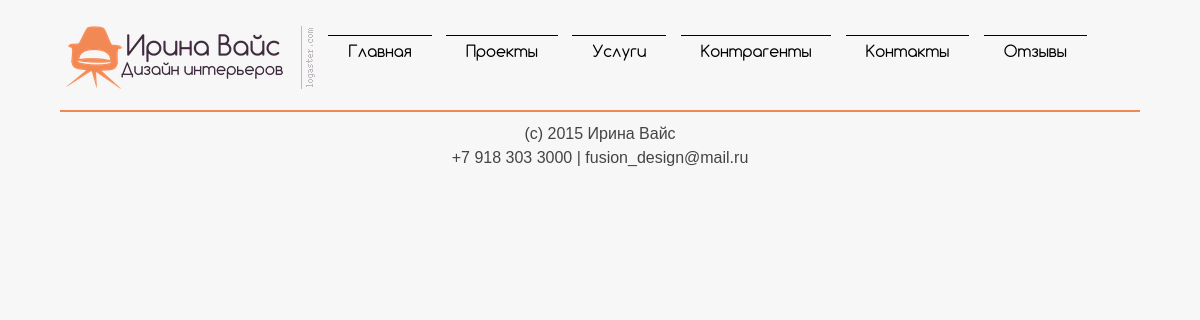
Page /portfolio/ on the earlier database version.
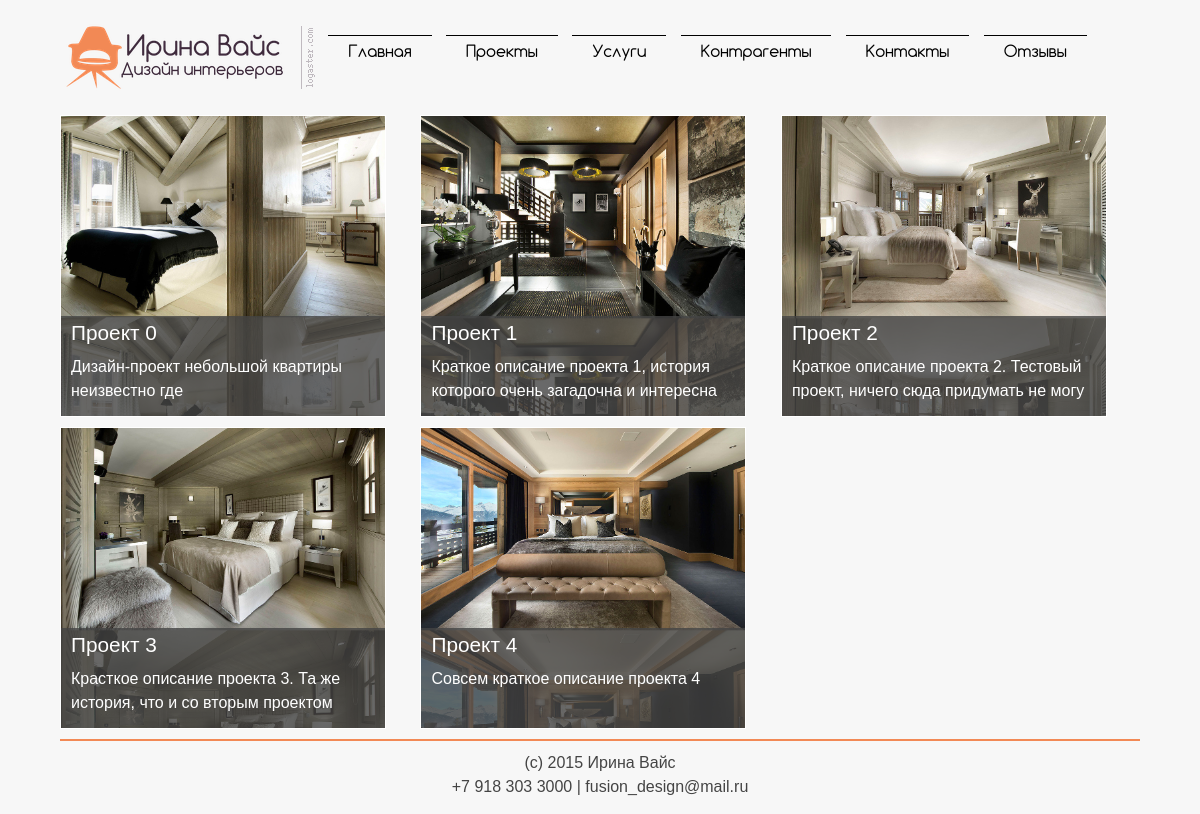
Same page on the later database version.
### info/models.py (models this page shows, shortened)
class Project(models.Model):
    title = models.CharField(max_length=255)
    short_description = models.CharField(max_length=255)
    description = models.TextField(default='')
    gallery = models.ForeignKey(Gallery, null=True)
    cover_image = models.ForeignKey(Image, null=True, blank=True)
    date_created = models.DateTimeField('date published')

### info/views.py (the view)
# urls.py: url(r'^portfolio/$', views.PortfolioView.as_view(), name='portfolio'),
class PortfolioView(generic.ListView):
    model = Project
    template_name = 'info/portfolio.html'
    context_object_name = 'projects_list'
    def get_queryset(self):
        return Project.objects.all()

### info/templates/info/portfolio.html (shortened to what this page needs)
{% load staticfiles %}
{% load thumbnail %}
<!DOCTYPE html>
<html lang="en">
<head>
    <link rel="stylesheet" type="text/css" href="{% static 'info/style.css' %}"/>
</head>
<body>
{% include 'info/menu.html' %}
<div class="content-wrap">
    <div class="content">
        {% for project in projects_list %}
            {% thumbnail project.cover_image.path "300x300" crop="center" as im %}
                <a href="{% url 'info:project' project.id %}">
                    <div class="portfolio-block" style="background-image: url({{ im.url }})">
                        <div class="portfolio-inner">
                            <h2>{{ project.title }}</h2>
                            <p>{{ project.short_description }}</p>
                        </div>
                    </div>
                </a>
            {% endthumbnail %}
        {% endfor %}
    </div>
</div>
{% include 'info/footer.html' %}
</body>
</html>

### info/templates/info/menu.html
{% load staticfiles %}
<div class="menu-wrap">
    <div class="menu">
        <div class="menu-item-wrap">
            <a href="#"><img src="{% static 'info/images/logo.png' %}"></a>
        </div>
        <div class="menu-item-wrap">
            <a href="{% url 'info:index' %}">
                <div class="menu-item">Главная</div>
            </a></div>
        <div class="menu-item-wrap"><a href="{% url 'info:portfolio' %}">
            <div class="menu-item">Проекты</div>
        </a></div>
        <div class="menu-item-wrap"><a href="#">
            <div class="menu-item">Услуги</div>
        </a></div>
        <div class="menu-item-wrap"><a href="#">
            <div class="menu-item">Контрагенты</div>
        </a></div>
        <div class="menu-item-wrap"><a href="#">
            <div class="menu-item">Контакты</div>
        </a></div>
        <div class="menu-item-wrap"><a href="#">
            <div class="menu-item">Отзывы</div>
        </a></div>
    </div>
</div>

### info/templates/info/footer.html
<div class="footer-wrap">
    <div class="footer">
        <div class="copyright">(c) 2015 Ирина Вайс</div>
        <div class="contacts_footer">+7 918 303 3000 | fusion_design@mail.ru</div>
    </div>
</div>

### info/static/info/style.css (style rules this page uses)
body { margin: 0 auto; padding: 0; background-color: #f7f7f7; color: #444; font-family: Georgia, Verdana, Helvetica; font-kerning: auto; font-style: normal; font-size: 1.0em; font-weight: 400; letter-spacing: 0; line-height: 1.5em; text-align: left; text-decoration: none; text-transform: none; word-spacing: 0; }
h2 { font-weight: normal; font-size: 1.4em; }
div.menu-wrap { width: 1080px; margin: 20px auto; }
.menu { margin: 0 auto; white-space: nowrap; height: 60px; font-family: "ComfortaaRegular", Verdana, Helvetica; }
div.menu-item { border-top-style: solid; border-top-width: 1px; padding: 3px 20px; text-align: center; margin: 15px 5px; }
.menu-item-wrap { display: inline-block; text-align: center; vertical-align: top; }
a:link { color: #000000; text-decoration: none; }
div.content-wrap { width: 1080px; margin: 30px auto 5px auto; }
div.content { margin: 0 auto; white-space: normal; }
div.footer-wrap { border-top-style: solid; border-top-width: 2px; border-color: #F28955; width: 1080px; margin: 5px auto; }
div.footer { margin: 0 auto; padding: 10px; text-align: center; }
.portfolio-block { display: inline-block; vertical-align: top; width: 30%; margin: 5px 30px 5px 0px; white-space: normal; background-size: 100%; height: 300px; position: relative; border-style: solid; border-width: 1px; border-color: #ffffff; }
.portfolio-block p { padding: 5px 10px; margin: 0 auto; font-size: 1.0em; }
.portfolio-block h2 { padding: 5px 10px; margin: 0 auto; font-size: 1.3em; }
.portfolio-inner { vertical-align: bottom; position: absolute; bottom: 0; background-color: rgba(68, 68, 68, 0.8); color: #ffffff; width: 100%; margin: 0 auto; height: 100px; }

Differences in the rows shown:
added Project: shows a picture, title "Проект 0", short_description "Дизайн-проект небольшой квартиры неизвестно где"
added Project: shows a picture, title "Проект 1", short_description "Краткое описание проекта 1, история которого очень загадочна и интересна"
added Project: shows a picture, title "Проект 2", short_description "Краткое описание проекта 2. Тестовый проект, ничего сюда придумать не могу"
added Project: shows a picture, title "Проект 3", short_description "Красткое описание проекта 3. Та же история, что и со вторым проектом"
added Project: shows a picture, title "Проект 4", short_description "Совсем краткое описание проекта 4"
